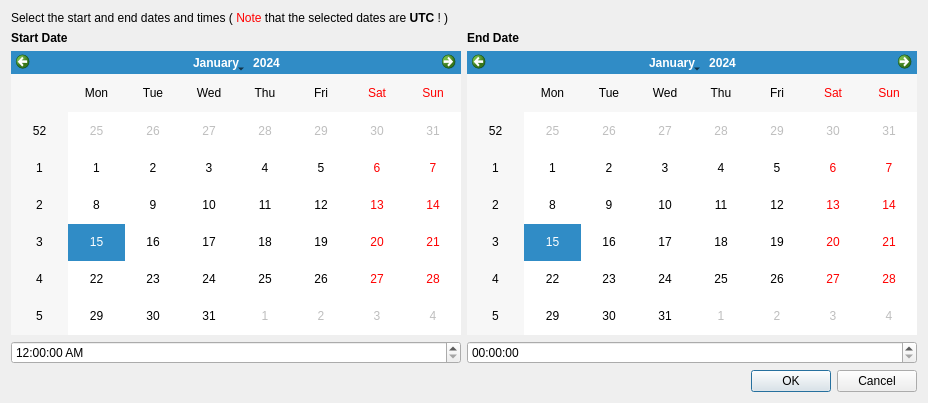
<?xml version="1.0" encoding="UTF-8"?>
<ui version="4.0">
 <class>FilterLocationsDateDialog</class>
 <widget class="QDialog" name="FilterLocationsDateDialog">
  <property name="geometry">
   <rect>
    <x>0</x>
    <y>0</y>
    <width>928</width>
    <height>403</height>
   </rect>
  </property>
  <property name="windowTitle">
   <string>Filter Locations By Date</string>
  </property>
  <property name="windowIcon">
   <iconset>
    <normaloff>:/creepy/calendar</normaloff>:/creepy/calendar</iconset>
  </property>
  <property name="modal">
   <bool>true</bool>
  </property>
  <layout class="QVBoxLayout" name="verticalLayout">
   <item>
    <layout class="QVBoxLayout" name="containerLayout">
     <item>
      <widget class="QLabel" name="titleLabel">
       <property name="sizePolicy">
        <sizepolicy hsizetype="Preferred" vsizetype="Maximum">
         <horstretch>0</horstretch>
         <verstretch>0</verstretch>
        </sizepolicy>
       </property>
       <property name="text">
        <string>&lt;html&gt;&lt;head/&gt;&lt;body&gt;&lt;p&gt;&lt;span style=&quot; font-size:9pt;&quot;&gt;Select the start and end dates and times ( &lt;/span&gt;&lt;span style=&quot; font-size:9pt; color:#ff0000;&quot;&gt;Note&lt;/span&gt;&lt;span style=&quot; font-size:9pt;&quot;&gt; that the selected dates are &lt;/span&gt;&lt;span style=&quot; font-size:9pt; font-weight:600;&quot;&gt;UTC&lt;/span&gt;&lt;span style=&quot; font-size:9pt;&quot;&gt; ! )&lt;/span&gt;&lt;/p&gt;&lt;/body&gt;&lt;/html&gt;</string>
       </property>
      </widget>
     </item>
     <item>
      <layout class="QHBoxLayout" name="calendarContainerLayout">
       <item>
        <layout class="QVBoxLayout" name="startDateContainer">
         <item>
          <widget class="QLabel" name="startDateLabel">
           <property name="text">
            <string>&lt;b&gt;Start Date&lt;/b&gt;</string>
           </property>
           <property name="textFormat">
            <enum>Qt::AutoText</enum>
           </property>
          </widget>
         </item>
         <item>
          <widget class="QCalendarWidget" name="stardateCalendarWidget"/>
         </item>
        </layout>
       </item>
       <item>
        <layout class="QVBoxLayout" name="endDateContainer">
         <item>
          <widget class="QLabel" name="endDateLabel">
           <property name="text">
            <string>&lt;b&gt;End Date&lt;/b&gt;</string>
           </property>
          </widget>
         </item>
         <item>
          <widget class="QCalendarWidget" name="endDateCalendarWidget"/>
         </item>
        </layout>
       </item>
      </layout>
     </item>
     <item>
      <layout class="QHBoxLayout" name="timeContainerLayout">
       <item>
        <widget class="QTimeEdit" name="startDateTimeEdit">
         <property name="displayFormat">
          <string>hh:mm:ss AP</string>
         </property>
        </widget>
       </item>
       <item>
        <widget class="QTimeEdit" name="endDateTimeEdit"/>
       </item>
      </layout>
     </item>
    </layout>
   </item>
   <item>
    <widget class="QDialogButtonBox" name="buttonBox">
     <property name="orientation">
      <enum>Qt::Horizontal</enum>
     </property>
     <property name="standardButtons">
      <set>QDialogButtonBox::Cancel|QDialogButtonBox::Ok</set>
     </property>
    </widget>
   </item>
  </layout>
 </widget>
 <resources>
  <include location="../creepy/include/creepy_resources.qrc"/>
 </resources>
 <connections>
  <connection>
   <sender>buttonBox</sender>
   <signal>accepted()</signal>
   <receiver>FilterLocationsDateDialog</receiver>
   <slot>accept()</slot>
   <hints>
    <hint type="sourcelabel">
     <x>248</x>
     <y>254</y>
    </hint>
    <hint type="destinationlabel">
     <x>157</x>
     <y>274</y>
    </hint>
   </hints>
  </connection>
  <connection>
   <sender>buttonBox</sender>
   <signal>rejected()</signal>
   <receiver>FilterLocationsDateDialog</receiver>
   <slot>reject()</slot>
   <hints>
    <hint type="sourcelabel">
     <x>316</x>
     <y>260</y>
    </hint>
    <hint type="destinationlabel">
     <x>286</x>
     <y>274</y>
    </hint>
   </hints>
  </connection>
 </connections>
</ui>
